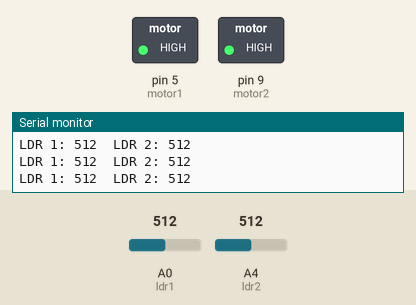
Simulated run of this sketch. Board: Arduino Uno, built with avr-gcc and run on an emulated ATmega328P. On the bench: switched loads named in the sketch (green lamp = pin HIGH), the last lines printed to the serial monitor. The inputs (shaded band) are chosen by the test bench; at power-on: A0 (ldr1) = 512, A4 (ldr2) = 512.

Above: at 1.2 s.
1.3 s: A0 (ldr1) set to 409
4.3 s: A0 (ldr1) set to 387
At 4.8 s:
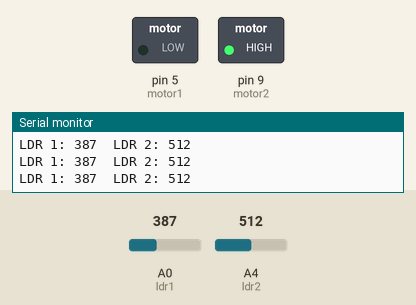
5.8 s: A4 (ldr2) set to 419
8.8 s: A4 (ldr2) set to 394
At 10.0 s:
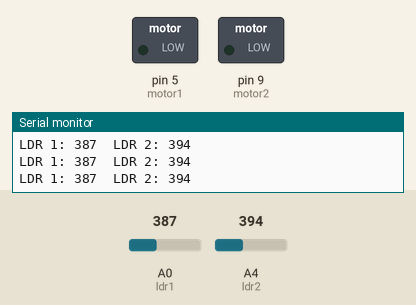
10.3 s: A0 (ldr1) set to 1023
At 11.2 s:
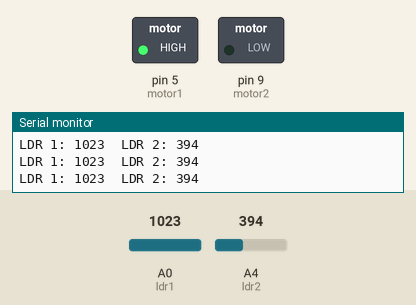
11.8 s: A4 (ldr2) set to 511
At 12.6 s:
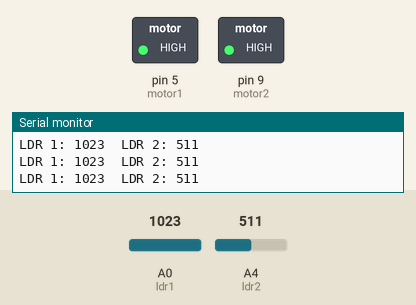
Timing chart, 0 to 14.3 s (numbered marks = the images above; inputs shaded):
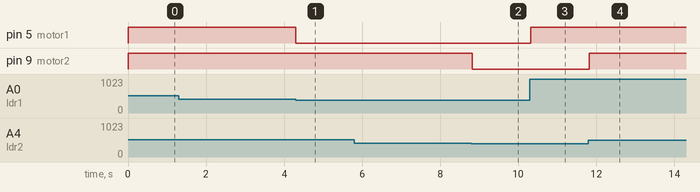

The sketch:

sketch_jul16b.ino
```cpp
#define ldr1 A0
#define ldr2 A4
#define motor1 5 //Porta PWM
#define motor2 9 //Porta PWM
#define linha1 400
#define linha2 400

int vldr1 = 0;
int vldr2 = 0;
int motor_1 = 0;
int motor_2 = 0;


void setup() {
  pinMode(ldr1,INPUT);
  pinMode(ldr2,INPUT);
  pinMode(motor1,OUTPUT);
  pinMode(motor2,OUTPUT);
  //digitalWrite(motor1,HIGH); //MANTEM O MOTOR 1 DESLIGADO
  //digitalWrite(motor2,HIGH); //MANTEM O MOTOR 2 DESLIGADO
  Serial.begin(9600);

}

void loop() {
  vldr1 = analogRead(ldr1); //CAPTURA O VALOR DO LDR1
  vldr2 = analogRead(ldr2); //CAPTURA O VALOR DO LDR2

  //ATUAÇÃO PELA LÓGICA  ORIGINAL
  if(vldr1>linha1 && vldr2>linha2){
    digitalWrite(motor1,HIGH); //DESLIGA MOTOR 1
    digitalWrite(motor2,HIGH); //DESLIGA MOTOR 2
  }else if(vldr1>linha1){
    digitalWrite(motor1,HIGH); //DESLIGA MOTOR 1
    digitalWrite(motor2,LOW); //LIGA MOTOR 2
  }else if(vldr2>linha2){
    digitalWrite(motor2,HIGH); //DESLIGA MOTOR 2
    digitalWrite(motor1,LOW); //LIGA MOTOR 1
  }else{
    digitalWrite(motor1,LOW); //LIGA MOTOR 1
    digitalWrite(motor2,LOW); //LIGA MOTOR 2
  }

  //TENTIVA DE ATUAÇÃO POR PWM
  /*motor_1=map(vldr2,328,553,255,0);
  motor_2=map(vldr1,333,508,255,0);
  analogWrite(motor1,motor_1);
  analogWrite(motor2,motor_2);*/

  //IMPRESSÃO DOS VALORES DO LDR
  Serial.print("LDR 1: ");
  Serial.print(vldr1);
  Serial.print("  LDR 2: ");
  Serial.println(vldr2);
  /*Serial.print("Motor 1: ");
  Serial.print(motor_1);
  Serial.print("  Motor 2: ");
  Serial.println(motor_2);*/
  //TEMPO DE LEITURA A CADA 0.5 SEGUNDOS
  //delay(500);
}
```

Measured:
- the behaviour switches between 401 and 400 on A0 (ldr1) (found by bisection; images 0 and 1)
- the behaviour switches between 401 and 400 on A4 (ldr2) (found by bisection; images 1 and 2)
- after the input at 4.3 s, pin 5 (motor1): HIGH → LOW at once
- after the input at 8.8 s, pin 9 (motor2): HIGH → LOW at once
- after the input at 10.3 s, pin 5 (motor1): LOW → HIGH at once
- after the input at 11.8 s, pin 9 (motor2): LOW → HIGH at once
